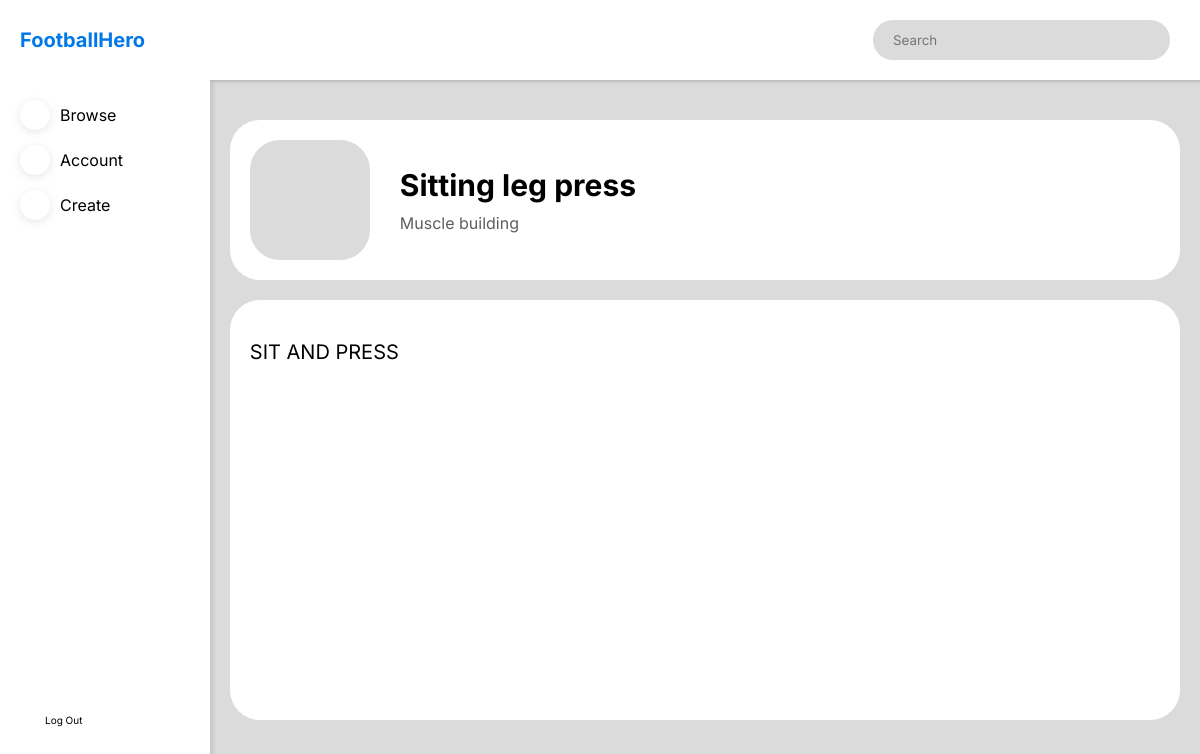
/exercise/1 (signed in), run on an earlier commit of the app's database.
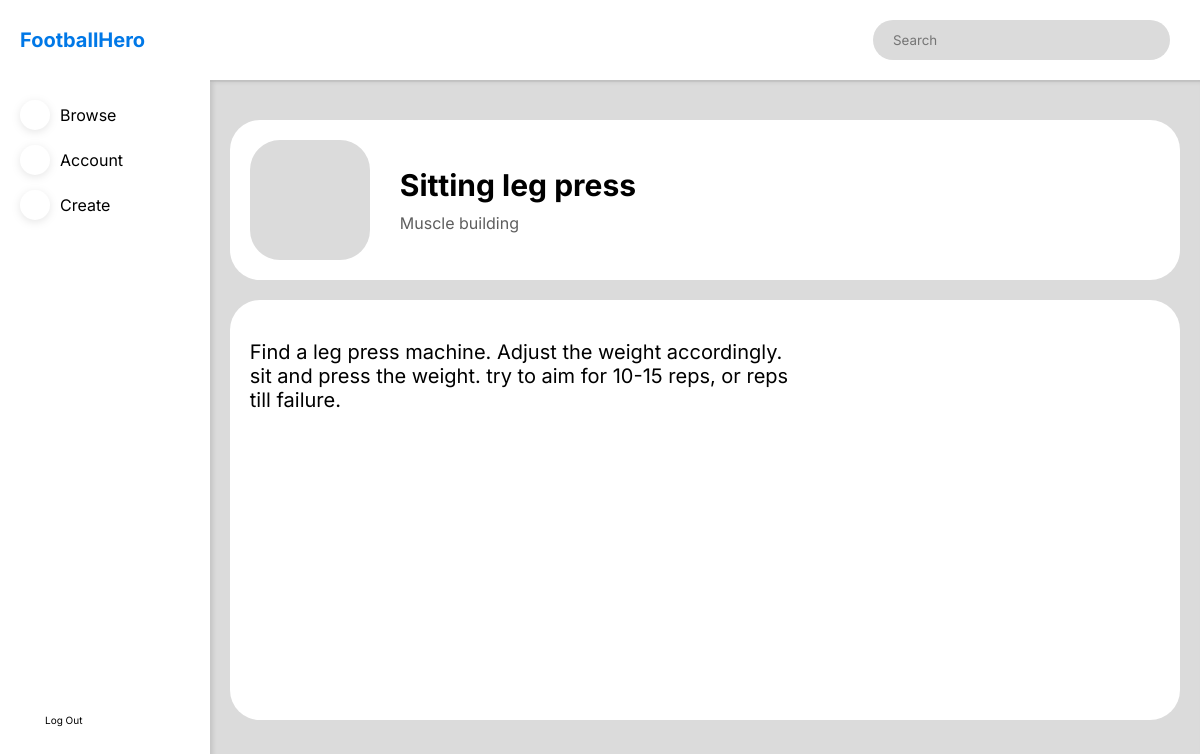
And on a later commit of the database.
### website/models.py (models this page shows)
class Exercise(db.Model):
    id = db.Column(db.Integer, primary_key=True)
    name = db.Column(db.String(150), nullable=False)
    type_id = db.Column(db.Integer, db.ForeignKey('type.id'), nullable=False)
    Instructions = db.Column(db.String(1000))

class Type(db.Model):
    id = db.Column(db.Integer, primary_key=True)
    type = db.Column(db.String(150), nullable=False)
    exercise = db.relationship('Exercise')

### website/dashboard.py (the view)
@dashboard.route('/exercise/<int:id>')
def exercise(id):
    if 'user' in session:
        user = session['user']
        exercise = db.session.query(Exercise, Type).join(
            Type).filter(Exercise.id == id).first()
        if exercise:
            return render_template('exercise.html', exercise=exercise)
        else:
            abort(404)
    else:
        return redirect((url_for('auth.signin')))

### website/templates/exercise.html (shortened to what this page needs)
{% extends 'dashboard_template.html' %} {% block content %}
<div class="dashboard-body-element dashboard-body-first dashboard-body-exercise-first">
  <div class="dashboard-body-icon dashboard-body-tag">
    <span class="iconify" data-icon="map:gym"></span>
  </div>
  <div class="dashboard-body-tag dashboard-body-tag-info">
    <p>{{exercise[0].name | capitalize}}</p>
    <p>{{exercise[1].type | capitalize}}</p>
  </div>
</div>
<div class="dashboard-body-element dashboard-body-exercise">
  <div class="dashboard-exercise-instructions">
    {{exercise[0].Instructions}}
  </div>
</div>
{% endblock %}

### website/templates/dashboard_template.html (shortened to what this page needs)
<!DOCTYPE html>
<html lang="en">
<head>
    <link rel="stylesheet" href="{{ url_for('static', filename = 'styles.css') }}" />
</head>
<body>
    <div class="dashboard-wrapper">
        <div class="dashboard-navtop">
            <form class="dashboard-navsearch" id='dashboard-navsearch' action="/browse">
                <input type="text" placeholder="Search" name='query' id='query' />
            </form>
        </div>
        <div class="dashboard-nav-sticky dashboard-navleft" id="dashboard-navleft">
            <div class="dashboard-navlogo">
                <p>FootballHero</p>
            </div>
            <ul class="dashboard-navnavigation">
                <li>
                    <div id='dashboard-nav-browse' class="dashboard-nav-navelement"
                        onclick="location.href = '/browse';">
                        <div id='dashboard-nav-browse-icn' class="dashboard-nav-navelement-icn">
                        </div>
                        <p>Browse</p>
                    </div>
                </li>
                <li>
                    <div id='dashboard-nav-account' class="dashboard-nav-navelement"
                        onclick="location.href = '/account/{{session['user']}}';">
                        <div id='dashboard-nav-account-icn' class="dashboard-nav-navelement-icn">
                        </div>
                        <p>Account</p>
                    </div>
                </li>
                <li>
                    <div id='dashboard-nav-create' class="dashboard-nav-navelement"
                        onclick="location.href = '/create';">
                        <div id='dashboard-nav-create-icn' class="dashboard-nav-navelement-icn">
                        </div>
                        <p>Create</p>
                    </div>
                </li>
            </ul>
            <a class="dashboard-navlogout" href="/signout">
                <span class="iconify" data-icon="ooui:log-out-ltr"></span> Log Out</a>
        </div>
        <div class="dashboard-body">{% block content %} {% endblock %}</div>
    </div>
</body>
</html>

### website/static/styles.css (style rules this page uses)
* { padding: 0; margin: 0; box-sizing: border-box; font-family: "Inter", "Poppins"; }
:root { --main-color: #0078e7; --secondary-color: #dbdbdb; --background-colour: #ffffff; --text-color-1: #000000; --text-color-2: #5e5e5e; --text-color-3: #ffffff; }
html { scroll-behavior: smooth; }
.dashboard-wrapper { display: grid; grid-template: "lefthead tophead" "lefthead body"; grid-template-columns: max(200px, 17.5%) auto; grid-template-rows: max(80px, 10%) auto; height: 100vh; width: 100vw; }
.dashboard-navtop { grid-area: tophead; position: sticky; top: 0; background-color: var(--background-colour); display: flex; align-items: center; -webkit-box-shadow: 0 2px rgba(0, 0, 0, 0.05); -moz-box-shadow: 0 2px rgba(0, 0, 0, 0.05); box-shadow: 0 2px rgba(0, 0, 0, 0.05); z-index: 2; }
.dashboard-navsearch { margin-right: 30px; margin-left: auto; background-color: var(--secondary-color); display: flex; align-items: center; justify-content: space-between; height: 40px; width: 30%; border-radius: 20px; }
.dashboard-navsearch input { background-color: rgba(0, 0, 0, 0); border: none; width: 80%; margin-left: 20px; }
.dashboard-body { grid-area: body; background-color: var(--secondary-color); box-shadow: inset 3px 2px 4px rgba(0, 0, 0, 0.1); height: auto; width: 100%; padding-bottom: 20px; }
.dashboard-navleft { grid-area: lefthead; position: fixed; top: 0; background-color: var(--background-colour); height: 100%; display: grid; grid-template-rows: 10% 70% auto; width: max(200px, 17.5%); z-index: 1; }
.dashboard-navlogo { grid-row: 1; font-size: 20px; color: var(--main-color); display: flex; align-items: center; margin-left: 20px; font-weight: bold; }
.dashboard-navnavigation { grid-row: 2; list-style: none; margin-left: 20px; margin-top: 20px; }
.dashboard-nav-navelement { display: flex; align-items: center; margin-bottom: 15px; }
.dashboard-nav-navelement-icn { border-radius: 50%; background-color: var(--background-colour); filter: drop-shadow(0px 2px 4px rgba(0, 0, 0, 0.1)); height: 30px; width: 30px; display: flex; justify-content: center; align-items: center; margin-right: 10px; color: var(--main-color); }
.dashboard-navlogout { grid-row: 3; bottom: 0; font-size: 10px; text-decoration: none; color: var(--text-color-1); display: flex; align-items: center; margin-left: 20px; }
.dashboard-navlogout .iconify { width: 20px; height: 20px; margin-right: 5px; }
.dashboard-body-first { margin-top: 40px; }
.dashboard-body-icon { height: 120px; width: 120px; background-color: var(--secondary-color); border-radius: 30px; display: flex; align-items: center; justify-content: center; }
.dashboard-body-icon .iconify { width: 60%; height: 60%; color: var(--text-color-2); }
.dashboard-body-tag p:first-child { margin-bottom: 10px; }
.dashboard-body-exercise { margin-top: 20px; margin-bottom: 200px; height: 60%; }
.dashboard-exercise-instructions { height: 90%; width: 60%; margin: auto; margin-left: 0; font-size: 20px; margin-top: 20px; }
.dashboard-body-element { width: 96%; margin-left: auto; margin-right: auto; background-color: var(--background-colour); padding: 20px; border-radius: 30px; }
.dashboard-body-exercise-first { display: flex; align-items: center; }
.dashboard-body-exercise-first .dashboard-body-tag:not(:first-child) { margin-left: 30px; }
.dashboard-body-tag-info p:not(:first-child) { color: var(--text-color-2); }
.dashboard-body-tag-info p:first-child { font-size: 30px; font-weight: bold; }

What changed in the data, as far as the page shows it:
changed Exercise "Sitting leg press": Instructions "SIT AND PRESS" → "Find a leg press machine. Adjust the weight accordingly. sit and press the weight. try to aim for 10-15 reps, or reps till failure."
